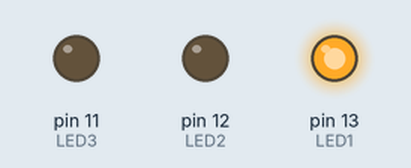
A sketch run on a simulated Arduino Uno, built with avr-gcc and run on an emulated ATmega328P. Parts: output pins drawn as LEDs (lit = HIGH).

Above: at 1.0 s.
At 2.7 s:
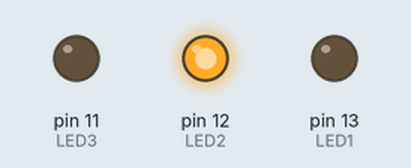
At 4.4 s:
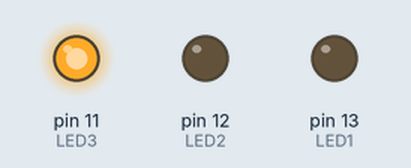
At 11.1 s:
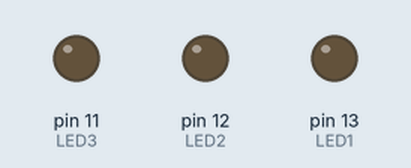
Timing chart, 0 to 11.7 s (numbered marks = the images above):
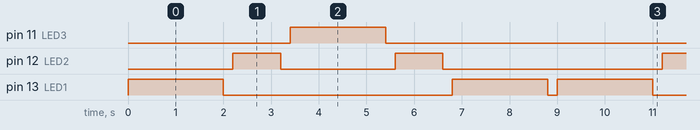

Measured:
- by itself, pin 11 (LED3): alternates HIGH for 2.0 s and LOW for 7.0 s
- by itself, pin 12 (LED2): repeats every 9.0 s: LOW 2.4 s, HIGH 1.0 s, LOW 4.6 s, HIGH 1.0 s
- by itself, pin 13 (LED1): repeats every 9.0 s: LOW 4.8 s, HIGH 2.0 s, LOW 0.20 s, HIGH 2.0 s

The sketch:

traffic_lights_circuit1.ino
```cpp
#define LED1 13
#define LED2 12
#define LED3 11

void setup() {
  pinMode(LED1, OUTPUT);
  pinMode(LED2, OUTPUT);
  pinMode(LED3, OUTPUT);
}

void loop() {
  digitalWrite(LED1, HIGH);
  delay(2000);
  digitalWrite(LED1, LOW);
  delay(200);
  digitalWrite(LED2, HIGH);
  delay(1000);
  digitalWrite(LED2, LOW);
  delay(200);
  digitalWrite(LED3, HIGH);
  delay(2000);
  digitalWrite(LED3, LOW);
  delay(200);
  digitalWrite(LED2, HIGH);
  delay(1000);
  digitalWrite(LED2, LOW);
  delay(200);
  digitalWrite(LED1, HIGH);
  delay(2000);
  digitalWrite(LED1, LOW);
  delay(200);
}
```
